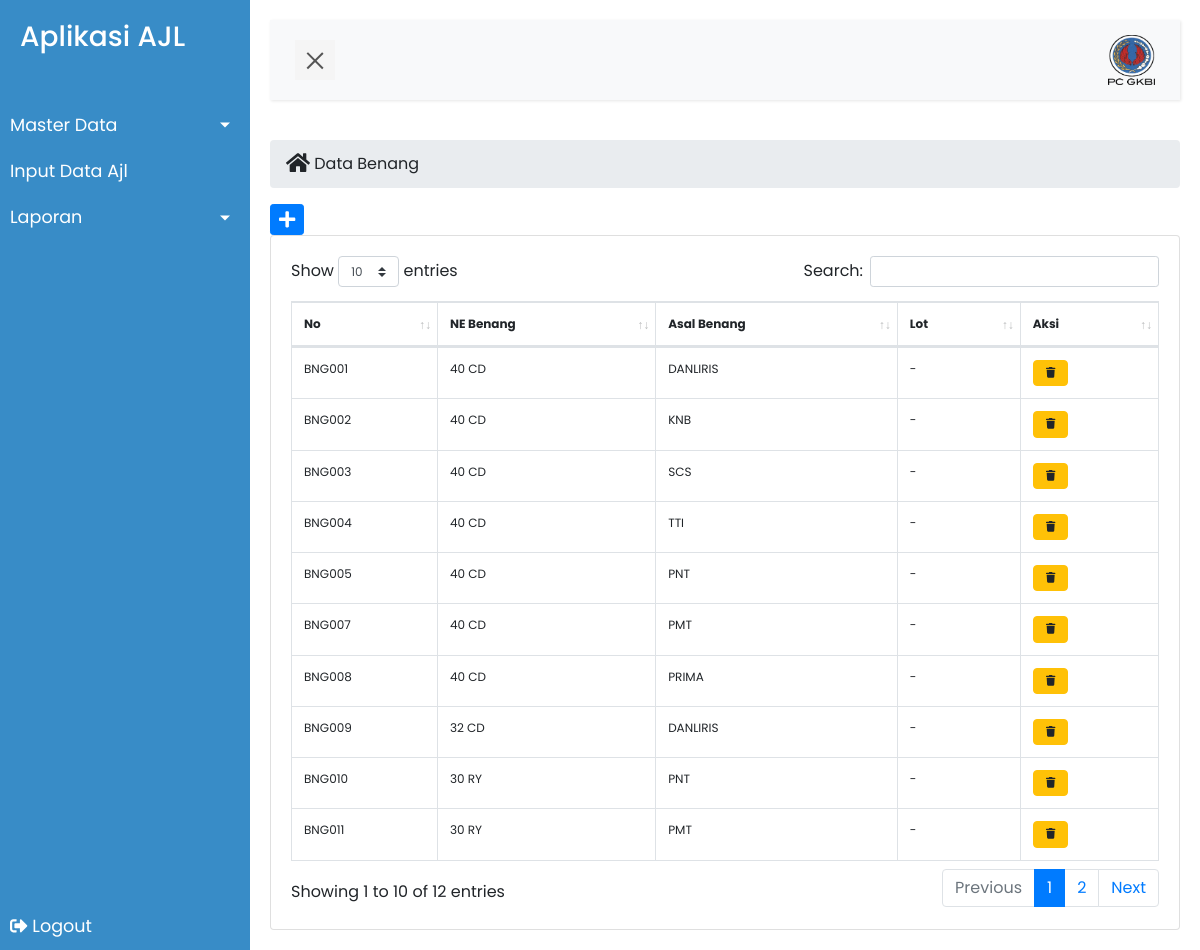
The app's page /index.php/ajl/benang with its own data.
### tables this page shows
CREATE TABLE `benang` (
  `kd_benang` varchar(10) NOT NULL,
  `ne` varchar(20) DEFAULT NULL,
  `asal_benang` varchar(20) DEFAULT NULL,
  `lot` varchar(8) DEFAULT NULL
);

### application/controllers/ajl/Benang.php (called while the page is built, shortened)
<?php if ( ! defined('BASEPATH')) exit('No direct script access allowed');
class Benang extends CI_Controller {
    public function __construct()
    {
        $this->load->model('M_benang');
        $this->load->helper(array('url','file'));
    }
    public function index()
    {
        $data['dataBenang'] = $this->M_benang->all();
        $this->load->view('ajl/index');
        $this->load->view('ajl/sidebar');
        $this->load->view('ajl/sidebar_content');
        $this->load->view('ajl/benang/daftar_benang', $data);
        $this->load->view('ajl/footer');
    }
}

### index.php (called while the page is built, shortened)
<?php
require_once BASEPATH.'core/CodeIgniter.php';

### application/models/M_benang.php (called while the page is built, shortened)
<?php if ( ! defined('BASEPATH')) exit('No direct script access allowed');
class M_benang extends CI_Model {
    public function all(){
        $hasil = $this->db->get('benang');
        if($hasil->num_rows()>0){
            return $hasil->result();
        }else{
            return array();
        }
    }
    }

### application/views/ajl/benang/daftar_benang.php (the view)
<div class="content-wrapper">
   <div class="page-title">
     <div>
       <ul class="breadcrumb side">
         <li><i class="fa fa-home fa-lg"></i></li>
         <li class="active"><a href="#">&nbsp;Data Benang</a></li>
       </ul>
     </div>
     <div>
     <a class="btn-sm btn btn-primary btn-flat btn-float " href="<?=site_url('ajl/benang/tambah/')?>"><i class="fa fa-lg fa-plus"></i></a>
    </div>
   </div>
   <div class="row">
     <div class="col-md-12">
       <div class="card">
         <div class="card-body">
           <table class="table table-hover table-bordered" id="sampleTable" style="font-size: 12px;">
             <thead>
               <tr>
                 <th>No</th>
                 <th>NE Benang</th>
                 <th>Asal Benang</th>
                 <th>Lot</th>
                 <th>Aksi</th>
               </tr>
             </thead>
             <tbody>
             <?php $i=0; foreach ($dataBenang as $row){ $i++; ?>
               <tr>
                 <td><?=$row->kd_benang?></td>
                 <td><?=$row->ne?></td>
                 <td><?=$row->asal_benang?></td>
                 <td><?=$row->lot?></td>
                 <td>
                 <a class="btn btn-warning btn-flat" style="font-size: 8px;" href="<?php echo site_url('ajl/benang/hapus/'.$row->kd_benang) ?>" onclick="return confirm('Yakin Hapus ?')"><i class="fa fa-lg fa-trash"></i></a>
               </td>
               </tr>
             <?php } ?>
             </tbody>
           </table>
         </div>
       </div>
     </div>
   </div>
 </div>

### application/views/ajl/index.php (shortened to what this page needs)
<!DOCTYPE html>
<html>
<head>
    <link rel="stylesheet" href="<?php echo base_url();?>assets/css/bootstrap.min.css">
    <link rel="stylesheet" href="<?php echo base_url();?>assets/css/style.css">
    <link rel="stylesheet" type="text/css" href="<?php echo base_url();?>assets/DataTables/datatables.min.css"/>
</head>
<body>
    <div class="wrapper">

### application/views/ajl/sidebar.php (shortened to what this page needs)
<nav id="sidebar">
    <div class="sidebar-header">
        <h3> <a href="<?php echo site_url();?>/ajl/home">Aplikasi AJL</a></h3>
    </div>
    <ul class="list-unstyled components">
        <li class="active">
            <a href="#homeSubmenu" data-toggle="collapse" aria-expanded="false" class="dropdown-toggle">Master Data</a>
        </li>
        <li>
            <a href="<?php echo site_url('ajl/inajl')?>">Input Data Ajl</a>
        </li>
        <li class="active">
            <a href="#homeSubmenu2" data-toggle="collapse" aria-expanded="false" class="dropdown-toggle">Laporan</a>
        </li>
    <li style=" bottom: 0; width: 100%; position: absolute;">
        <a href="<?php echo site_url('home');?>"><i class="fas fa-sign-out-alt"></i> Logout</a>
    </li>
    </ul>
</nav>

### application/views/ajl/sidebar_content.php (shortened to what this page needs)
      <div id="content">
<nav class="navbar navbar-expand-lg navbar-light bg-light">
              <div class="container-fluid">
                  <button type="button" id="sidebarCollapse" class="navbar-btn">
                      <span></span>
                  </button>
                  <div class="collapse navbar-collapse" id="navbarSupportedContent">
                      <ul class="nav navbar-nav ml-auto">
                          <li class="nav-item">
                             <img width="47" height="50" src="<?php echo base_url();?>assets/logo.png">
                          </li>
                      </ul>
                  </div>
              </div>
          </nav>

### application/views/ajl/footer.php (shortened to what this page needs)
		</div>
	</div>
</body>
</html>

### assets/css/style.css (style rules this page uses)
body { font-family: 'Poppins', sans-serif; }
a, a:hover, a:focus { color: inherit; text-decoration: none; transition: all 0.3s; }
.navbar { padding: 15px 10px; background: #fff; border: none; border-radius: 0; margin-bottom: 40px; box-shadow: 1px 1px 3px rgba(0, 0, 0, 0.1); }
.navbar-btn { box-shadow: none; outline: none !important; border: none; }
.wrapper { display: flex; width: 100%; align-items: stretch; perspective: 1500px; }
#sidebar { min-width: 250px; max-width: 250px; background: #388cc7; color: #fff; transition: all 0.6s cubic-bezier(0.945, 0.020, 0.270, 0.665); transform-origin: bottom left; }
#sidebar .sidebar-header { padding: 20px; background: #388cc7; }
#sidebar ul.components { padding: 20px 0; }
#sidebar ul li a { padding: 10px; font-size: 1.1em; display: block; }
#sidebar ul li.active > a, a[aria-expanded="true"] { color: #fff; background: #388cc7; }
a[data-toggle="collapse"] { position: relative; }
.dropdown-toggle::after { display: block; position: absolute; top: 50%; right: 20px; transform: translateY(-50%); }
#content { width: 100%; padding: 20px; min-height: 100vh; transition: all 0.3s; }
#sidebarCollapse { width: 40px; height: 40px; background: #f5f5f5; cursor: pointer; }
#sidebarCollapse span { width: 80%; height: 2px; margin: 0 auto; display: block; background: #555; transition: all 0.8s cubic-bezier(0.810, -0.330, 0.345, 1.375); transition-delay: 0.2s; }
#sidebarCollapse span:last-of-type { transform: rotate(-45deg) translate(1px, -1px); }

### records on screen
benang: kd_benang "BNG001", ne "40 CD", asal_benang "DANLIRIS", lot "-"
benang: kd_benang "BNG002", ne "40 CD", asal_benang "KNB", lot "-"
benang: kd_benang "BNG003", ne "40 CD", asal_benang "SCS", lot "-"
benang: kd_benang "BNG004", ne "40 CD", asal_benang "TTI", lot "-"
benang: kd_benang "BNG005", ne "40 CD", asal_benang "PNT", lot "-"
benang: kd_benang "BNG007", ne "40 CD", asal_benang "PMT", lot "-"
benang: kd_benang "BNG008", ne "40 CD", asal_benang "PRIMA", lot "-"
benang: kd_benang "BNG009", ne "32 CD", asal_benang "DANLIRIS", lot "-"
benang: kd_benang "BNG010", ne "30 RY", asal_benang "PNT", lot "-"
benang: kd_benang "BNG011", ne "30 RY", asal_benang "PMT", lot "-"
